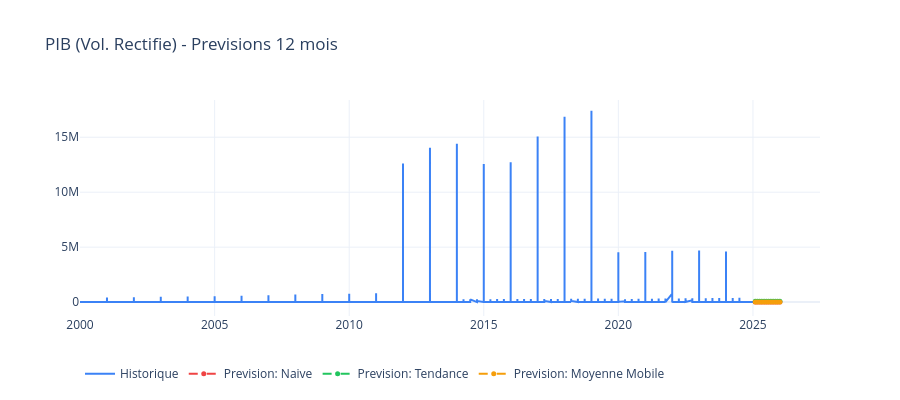
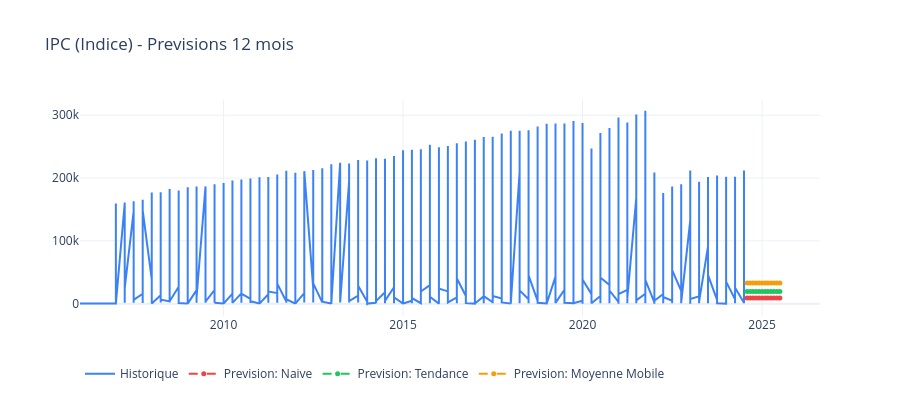
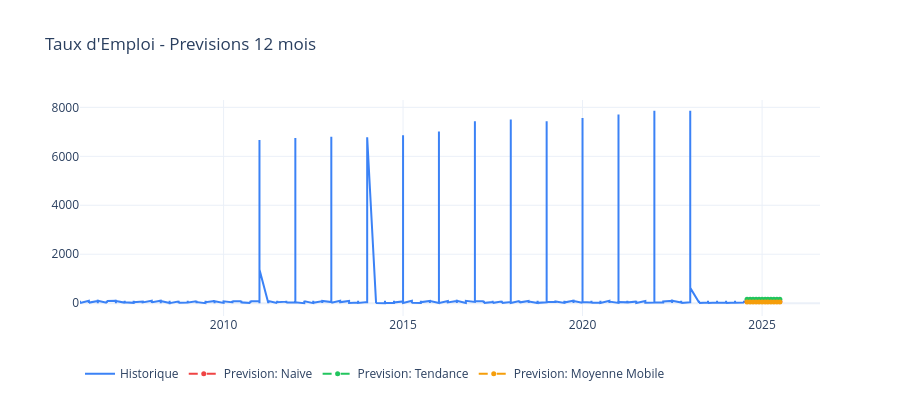
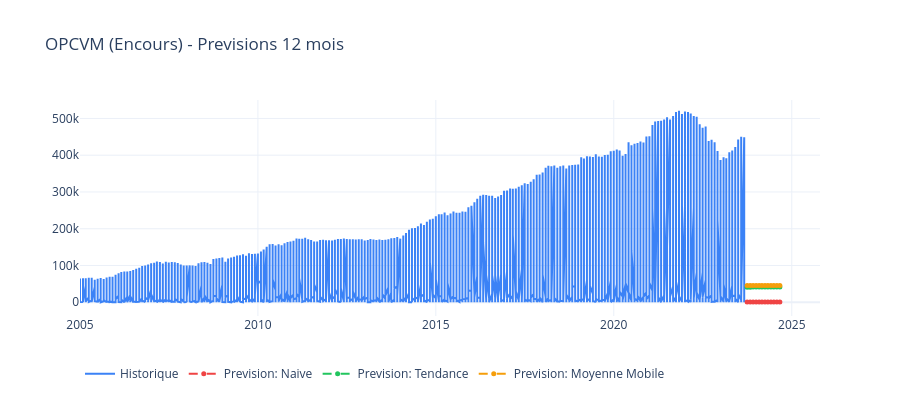

Here is the notebook cell these charts were saved with, in order:
### Markdown cell above
---
## 5. Previsions

Methodes: naive, tendance lineaire, moyenne mobile

### Code cell
def forecast_methods(vals, horizon=12):
    arr = vals.values.astype(float)
    n = len(arr)
    results = {}
    
    if n < 3:
        return results
    
    # 1. Naive (last value)
    results['Naive'] = [arr[-1]] * horizon
    
    # 2. Tendance lineaire
    x = np.arange(n)
    slope, intercept, _, _, _ = stats.linregress(x, arr)
    results['Tendance'] = [intercept + slope * (n + i) for i in range(horizon)]
    
    # 3. Moyenne mobile (dernieres 12)
    window = min(12, n)
    mm = np.mean(arr[-window:])
    results['Moyenne Mobile'] = [mm] * horizon
    
    return results

# Forecast top indicators
forecast_codes = ['PIB.TRIM.VOL', 'IPC.INDICE', 'EMPLOI.VOLUME', 'BAM.OPCVM.ENCOURS']

for code in forecast_codes:
    sub = df[df['code_indicateur'] == code].dropna(subset=['date', 'valeur']).sort_values('date')
    if len(sub) < 10:
        continue
    
    label = INDICATORS.get(code, code)
    fc = forecast_methods(sub['valeur'])
    
    if not fc:
        continue
    
    fig = go.Figure()
    fig.add_trace(go.Scatter(x=sub['date'], y=sub['valeur'], mode='lines',
                              name='Historique', line=dict(color='#3b82f6', width=2)))
    
    last_date = sub['date'].max()
    fc_dates = [last_date + pd.DateOffset(months=i+1) for i in range(12)]
    colors_fc = ['#ef4444', '#22c55e', '#f59e0b']
    for i, (method, values) in enumerate(fc.items()):
        fig.add_trace(go.Scatter(x=fc_dates, y=values, mode='lines+markers',
                                  name=f'Prevision: {method}',
                                  line=dict(color=colors_fc[i], width=2, dash='dash'),
                                  marker=dict(size=5)))
    
    fig.update_layout(title=f'{label} - Previsions 12 mois', height=400,
                      template='plotly_white', legend=dict(orientation='h', y=-0.2))
    fig.show()
    
    # Print forecast values
    print(f'\n{label} - Previsions:')
    for method, values in fc.items():
        print(f'  {method}: {values[0]:,.2f} (M+1) -> {values[-1]:,.2f} (M+12)')

### Figure 1 — Plotly figure (JSON) as saved in the notebook; plotly's stock layout.template omitted (floating-point values rounded to 4 significant figures; data arrays with more than 128 entries replaced by an {"elided": "..."} marker saying what was removed)
{"data": [{"line": {"color": "#3b82f6", "width": 2}, "mode": "lines", "name": "Historique", "type": "scatter", "x": {"elided": "39422 str values"}, "y": {"elided": "39422 float values"}}, {"line": {"color": "#ef4444", "dash": "dash", "width": 2}, "marker": {"size": 5}, "mode": "lines+markers", "name": "Prevision: Naive", "type": "scatter", "x": ["2025-02-01T00:00:00", "2025-03-01T00:00:00", "2025-04-01T00:00:00", "2025-05-01T00:00:00", "2025-06-01T00:00:00", "2025-07-01T00:00:00", "2025-08-01T00:00:00", "2025-09-01T00:00:00", "2025-10-01T00:00:00", "2025-11-01T00:00:00", "2025-12-01T00:00:00", "2026-01-01T00:00:00"], "y": [77.2, 77.2, 77.2, 77.2, 77.2, 77.2, 77.2, 77.2, 77.2, 77.2, 77.2, 77.2]}, {"line": {"color": "#22c55e", "dash": "dash", "width": 2}, "marker": {"size": 5}, "mode": "lines+markers", "name": "Prevision: Tendance", "type": "scatter", "x": ["2025-02-01T00:00:00", "2025-03-01T00:00:00", "2025-04-01T00:00:00", "2025-05-01T00:00:00", "2025-06-01T00:00:00", "2025-07-01T00:00:00", "2025-08-01T00:00:00", "2025-09-01T00:00:00", "2025-10-01T00:00:00", "2025-11-01T00:00:00", "2025-12-01T00:00:00", "2026-01-01T00:00:00"], "y": [73510.0, 73510.0, 73510.0, 73520.0, 73520.0, 73520.0, 73520.0, 73520.0, 73520.0, 73520.0, 73530.0, 73530.0]}, {"line": {"color": "#f59e0b", "dash": "dash", "width": 2}, "marker": {"size": 5}, "mode": "lines+markers", "name": "Prevision: Moyenne Mobile", "type": "scatter", "x": ["2025-02-01T00:00:00", "2025-03-01T00:00:00", "2025-04-01T00:00:00", "2025-05-01T00:00:00", "2025-06-01T00:00:00", "2025-07-01T00:00:00", "2025-08-01T00:00:00", "2025-09-01T00:00:00", "2025-10-01T00:00:00", "2025-11-01T00:00:00", "2025-12-01T00:00:00", "2026-01-01T00:00:00"], "y": [1912.0, 1912.0, 1912.0, 1912.0, 1912.0, 1912.0, 1912.0, 1912.0, 1912.0, 1912.0, 1912.0, 1912.0]}], "layout": {"height": 400, "legend": {"orientation": "h", "y": -0.2}, "title": {"text": "PIB (Vol. Rectifie) - Previsions 12 mois"}}}

### Figure 2 — Plotly figure (JSON) as saved in the notebook; plotly's stock layout.template omitted (floating-point values rounded to 4 significant figures; data arrays with more than 128 entries replaced by an {"elided": "..."} marker saying what was removed)
{"data": [{"line": {"color": "#3b82f6", "width": 2}, "mode": "lines", "name": "Historique", "type": "scatter", "x": {"elided": "17813 str values"}, "y": {"elided": "17813 float values"}}, {"line": {"color": "#ef4444", "dash": "dash", "width": 2}, "marker": {"size": 5}, "mode": "lines+markers", "name": "Prevision: Naive", "type": "scatter", "x": ["2024-08-01T00:00:00", "2024-09-01T00:00:00", "2024-10-01T00:00:00", "2024-11-01T00:00:00", "2024-12-01T00:00:00", "2025-01-01T00:00:00", "2025-02-01T00:00:00", "2025-03-01T00:00:00", "2025-04-01T00:00:00", "2025-05-01T00:00:00", "2025-06-01T00:00:00", "2025-07-01T00:00:00"], "y": [9050.0, 9050.0, 9050.0, 9050.0, 9050.0, 9050.0, 9050.0, 9050.0, 9050.0, 9050.0, 9050.0, 9050.0]}, {"line": {"color": "#22c55e", "dash": "dash", "width": 2}, "marker": {"size": 5}, "mode": "lines+markers", "name": "Prevision: Tendance", "type": "scatter", "x": ["2024-08-01T00:00:00", "2024-09-01T00:00:00", "2024-10-01T00:00:00", "2024-11-01T00:00:00", "2024-12-01T00:00:00", "2025-01-01T00:00:00", "2025-02-01T00:00:00", "2025-03-01T00:00:00", "2025-04-01T00:00:00", "2025-05-01T00:00:00", "2025-06-01T00:00:00", "2025-07-01T00:00:00"], "y": [19470.0, 19470.0, 19480.0, 19480.0, 19480.0, 19480.0, 19480.0, 19480.0, 19480.0, 19480.0, 19480.0, 19490.0]}, {"line": {"color": "#f59e0b", "dash": "dash", "width": 2}, "marker": {"size": 5}, "mode": "lines+markers", "name": "Prevision: Moyenne Mobile", "type": "scatter", "x": ["2024-08-01T00:00:00", "2024-09-01T00:00:00", "2024-10-01T00:00:00", "2024-11-01T00:00:00", "2024-12-01T00:00:00", "2025-01-01T00:00:00", "2025-02-01T00:00:00", "2025-03-01T00:00:00", "2025-04-01T00:00:00", "2025-05-01T00:00:00", "2025-06-01T00:00:00", "2025-07-01T00:00:00"], "y": [32830.0, 32830.0, 32830.0, 32830.0, 32830.0, 32830.0, 32830.0, 32830.0, 32830.0, 32830.0, 32830.0, 32830.0]}], "layout": {"height": 400, "legend": {"orientation": "h", "y": -0.2}, "title": {"text": "IPC (Indice) - Previsions 12 mois"}}}

### Figure 3 — Plotly figure (JSON) as saved in the notebook; plotly's stock layout.template omitted (floating-point values rounded to 4 significant figures; data arrays with more than 128 entries replaced by an {"elided": "..."} marker saying what was removed)
{"data": [{"line": {"color": "#3b82f6", "width": 2}, "mode": "lines", "name": "Historique", "type": "scatter", "x": {"elided": "1747 str values"}, "y": {"elided": "1747 float values"}}, {"line": {"color": "#ef4444", "dash": "dash", "width": 2}, "marker": {"size": 5}, "mode": "lines+markers", "name": "Prevision: Naive", "type": "scatter", "x": ["2024-08-01T00:00:00", "2024-09-01T00:00:00", "2024-10-01T00:00:00", "2024-11-01T00:00:00", "2024-12-01T00:00:00", "2025-01-01T00:00:00", "2025-02-01T00:00:00", "2025-03-01T00:00:00", "2025-04-01T00:00:00", "2025-05-01T00:00:00", "2025-06-01T00:00:00", "2025-07-01T00:00:00"], "y": [68.2, 68.2, 68.2, 68.2, 68.2, 68.2, 68.2, 68.2, 68.2, 68.2, 68.2, 68.2]}, {"line": {"color": "#22c55e", "dash": "dash", "width": 2}, "marker": {"size": 5}, "mode": "lines+markers", "name": "Prevision: Tendance", "type": "scatter", "x": ["2024-08-01T00:00:00", "2024-09-01T00:00:00", "2024-10-01T00:00:00", "2024-11-01T00:00:00", "2024-12-01T00:00:00", "2025-01-01T00:00:00", "2025-02-01T00:00:00", "2025-03-01T00:00:00", "2025-04-01T00:00:00", "2025-05-01T00:00:00", "2025-06-01T00:00:00", "2025-07-01T00:00:00"], "y": [155.5, 155.5, 155.5, 155.6, 155.6, 155.7, 155.7, 155.7, 155.8, 155.8, 155.9, 155.9]}, {"line": {"color": "#f59e0b", "dash": "dash", "width": 2}, "marker": {"size": 5}, "mode": "lines+markers", "name": "Prevision: Moyenne Mobile", "type": "scatter", "x": ["2024-08-01T00:00:00", "2024-09-01T00:00:00", "2024-10-01T00:00:00", "2024-11-01T00:00:00", "2024-12-01T00:00:00", "2025-01-01T00:00:00", "2025-02-01T00:00:00", "2025-03-01T00:00:00", "2025-04-01T00:00:00", "2025-05-01T00:00:00", "2025-06-01T00:00:00", "2025-07-01T00:00:00"], "y": [44.51, 44.51, 44.51, 44.51, 44.51, 44.51, 44.51, 44.51, 44.51, 44.51, 44.51, 44.51]}], "layout": {"height": 400, "legend": {"orientation": "h", "y": -0.2}, "title": {"text": "Taux d'Emploi - Previsions 12 mois"}}}

### Figure 4 — Plotly figure (JSON) as saved in the notebook; plotly's stock layout.template omitted (floating-point values rounded to 4 significant figures; data arrays with more than 128 entries replaced by an {"elided": "..."} marker saying what was removed)
{"data": [{"line": {"color": "#3b82f6", "width": 2}, "mode": "lines", "name": "Historique", "type": "scatter", "x": {"elided": "10125 str values"}, "y": {"elided": "10125 float values"}}, {"line": {"color": "#ef4444", "dash": "dash", "width": 2}, "marker": {"size": 5}, "mode": "lines+markers", "name": "Prevision: Naive", "type": "scatter", "x": ["2023-10-01T00:00:00", "2023-11-01T00:00:00", "2023-12-01T00:00:00", "2024-01-01T00:00:00", "2024-02-01T00:00:00", "2024-03-01T00:00:00", "2024-04-01T00:00:00", "2024-05-01T00:00:00", "2024-06-01T00:00:00", "2024-07-01T00:00:00", "2024-08-01T00:00:00", "2024-09-01T00:00:00"], "y": [540.0, 540.0, 540.0, 540.0, 540.0, 540.0, 540.0, 540.0, 540.0, 540.0, 540.0, 540.0]}, {"line": {"color": "#22c55e", "dash": "dash", "width": 2}, "marker": {"size": 5}, "mode": "lines+markers", "name": "Prevision: Tendance", "type": "scatter", "x": ["2023-10-01T00:00:00", "2023-11-01T00:00:00", "2023-12-01T00:00:00", "2024-01-01T00:00:00", "2024-02-01T00:00:00", "2024-03-01T00:00:00", "2024-04-01T00:00:00", "2024-05-01T00:00:00", "2024-06-01T00:00:00", "2024-07-01T00:00:00", "2024-08-01T00:00:00", "2024-09-01T00:00:00"], "y": [41200.0, 41200.0, 41200.0, 41210.0, 41210.0, 41210.0, 41220.0, 41220.0, 41230.0, 41230.0, 41230.0, 41240.0]}, {"line": {"color": "#f59e0b", "dash": "dash", "width": 2}, "marker": {"size": 5}, "mode": "lines+markers", "name": "Prevision: Moyenne Mobile", "type": "scatter", "x": ["2023-10-01T00:00:00", "2023-11-01T00:00:00", "2023-12-01T00:00:00", "2024-01-01T00:00:00", "2024-02-01T00:00:00", "2024-03-01T00:00:00", "2024-04-01T00:00:00", "2024-05-01T00:00:00", "2024-06-01T00:00:00", "2024-07-01T00:00:00", "2024-08-01T00:00:00", "2024-09-01T00:00:00"], "y": [45430.0, 45430.0, 45430.0, 45430.0, 45430.0, 45430.0, 45430.0, 45430.0, 45430.0, 45430.0, 45430.0, 45430.0]}], "layout": {"height": 400, "legend": {"orientation": "h", "y": -0.2}, "title": {"text": "OPCVM (Encours) - Previsions 12 mois"}}}
